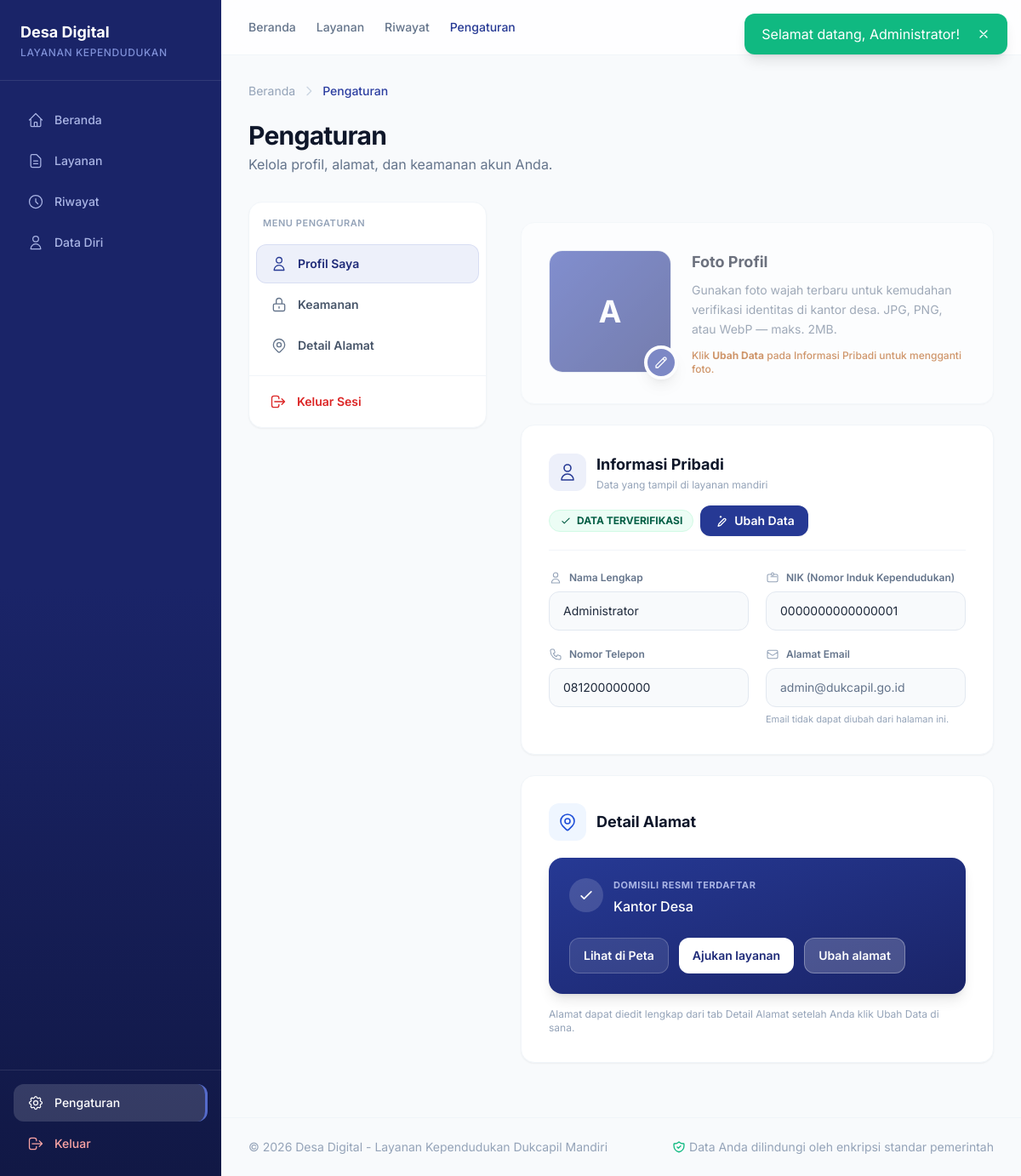
The page /settings.php (signed in) on the database its author committed.
### tables this page shows
CREATE TABLE IF NOT EXISTS `users` (
  `id` INT NOT NULL AUTO_INCREMENT,
  `nama_lengkap` VARCHAR(100) NOT NULL,
  `nik` VARCHAR(16) NOT NULL,
  `email` VARCHAR(100) NOT NULL,
  `no_hp` VARCHAR(20) DEFAULT NULL,
  `password` VARCHAR(255) NOT NULL,
  `alamat` TEXT DEFAULT NULL,
  `tempat_lahir` VARCHAR(100) DEFAULT NULL,
  `tanggal_lahir` DATE DEFAULT NULL,
  `jenis_kelamin` ENUM('L','P') DEFAULT NULL,
  `role` ENUM('user','admin') NOT NULL DEFAULT 'user',
  `avatar` VARCHAR(255) DEFAULT NULL,
  `created_at` TIMESTAMP NOT NULL DEFAULT CURRENT_TIMESTAMP,
  `updated_at` TIMESTAMP NOT NULL DEFAULT CURRENT_TIMESTAMP ON UPDATE CURRENT_TIMESTAMP,
  PRIMARY KEY (`id`),
  UNIQUE KEY `uk_users_nik` (`nik`),
  UNIQUE KEY `uk_users_email` (`email`)
);

### app/Views/masyarakat/settings.php (the view, shortened to what the rows shown need)
<?php
$user = $user ?? [];
$hasAvatar = !empty($user['avatar']);
?>
<div class="pb-8">
    <div class="mb-8 animate-fade-in animate-delay-1">
        <h1 class="text-3xl font-bold text-slate-900 tracking-tight">Pengaturan</h1>
    </div>
    <div class="flex flex-col lg:flex-row gap-8 lg:gap-10 animate-fade-in animate-delay-2">
        <div class="flex-1 min-w-0 space-y-6">
            <form id="settings-main-form" method="POST" action="<?= baseUrl('settings.php') ?>"
                enctype="multipart/form-data" class="space-y-6">
                <div id="settings-panel-profil" class="settings-panel space-y-6">
                    <div id="settings-foto-zone"
                        class="bg-white rounded-2xl border border-slate-100 shadow-sm p-6 lg:p-8 pointer-events-none opacity-60 saturate-75 transition-opacity">
                        <div class="flex flex-col sm:flex-row sm:items-start gap-6">
                            <div class="relative shrink-0 mx-auto sm:mx-0">
                                <div
                                    class="w-36 h-36 rounded-2xl bg-slate-100 overflow-hidden border border-slate-200 shadow-inner">
                                    <?php if ($hasAvatar): ?>
                                        <img src="<?= baseUrl('uploads/avatars/' . rawurlencode((string) $user['avatar'])) ?>"
                                            alt="" class="w-full h-full object-cover">
                                    <?php else: ?>
                                        <div
                                            class="w-full h-full flex items-center justify-center bg-gradient-to-br from-primary-500 to-primary-800 text-white text-4xl font-bold">
                                            <?= strtoupper(substr(trim((string) ($user['nama_lengkap'] ?? '')), 0, 1) ?: 'U') ?>
                                        </div>
                                    <?php endif; ?>
                                </div>
                            </div>
                        </div>
                    </div>
                    <div class="bg-white rounded-2xl border border-slate-100 shadow-sm p-6 lg:p-8">
                        <div class="grid grid-cols-1 md:grid-cols-2 gap-5">
                            <div>
                                <label class="flex items-center gap-2 text-xs font-semibold text-slate-500 mb-2">
                                    <svg class="w-4 h-4 text-slate-400" fill="none" stroke="currentColor"
                                        viewBox="0 0 24 24">
                                        <path stroke-linecap="round" stroke-linejoin="round" stroke-width="1.6"
                                            d="M16 7a4 4 0 11-8 0 4 4 0 018 0zM12 14a7 7 0 00-7 7h14a7 7 0 00-7-7z" />
                                    </svg>
                                    Nama Lengkap
                                </label>
                                <input type="text" id="settings-nama" name="nama_lengkap" required readonly
                                    value="<?= htmlspecialchars((string) ($user['nama_lengkap'] ?? '')) ?>"
                                    class="settings-profil-field w-full px-4 py-3 rounded-xl border border-slate-200 text-sm text-slate-800 bg-slate-50 cursor-default focus:outline-none focus:ring-2 focus:ring-primary-500/25 focus:border-primary-500">
                            </div>
                            <div>
                                <label class="flex items-center gap-2 text-xs font-semibold text-slate-500 mb-2">
                                    <svg class="w-4 h-4 text-slate-400" fill="none" stroke="currentColor"
                                        viewBox="0 0 24 24">
                                        <path stroke-linecap="round" stroke-linejoin="round" stroke-width="1.6"
                                            d="M10 6H5a2 2 0 00-2 2v9a2 2 0 002 2h14a2 2 0 002-2V8a2 2 0 00-2-2h-5m-4 0V5a2 2 0 114 0v1m-4 0a2 2 0 104 0m-5 4h10" />
                                    </svg>
                                    NIK (Nomor Induk Kependudukan)
                                </label>
                                <input type="text" id="settings-nik" name="nik" maxlength="16" required readonly inputmode="numeric"
                                    value="<?= htmlspecialchars((string) ($user['nik'] ?? '')) ?>"
                                    class="settings-profil-field w-full px-4 py-3 rounded-xl border border-slate-200 text-sm text-slate-800 bg-slate-50 cursor-default focus:outline-none focus:ring-2 focus:ring-primary-500/25 focus:border-primary-500">
                            </div>
                            <div>
                                <label class="flex items-center gap-2 text-xs font-semibold text-slate-500 mb-2">
                                    Nomor Telepon
                                </label>
                                <input type="text" id="settings-hp" name="no_hp" readonly
                                    value="<?= htmlspecialchars((string) ($user['no_hp'] ?? '')) ?>"
                                    class="settings-profil-field w-full px-4 py-3 rounded-xl border border-slate-200 text-sm text-slate-800 bg-slate-50 cursor-default focus:outline-none focus:ring-2 focus:ring-primary-500/25 focus:border-primary-500"
                                    placeholder="+62 …">
                            </div>
                            <div>
                                <label class="flex items-center gap-2 text-xs font-semibold text-slate-500 mb-2">
                                    <svg class="w-4 h-4 text-slate-400" fill="none" stroke="currentColor"
                                        viewBox="0 0 24 24">
                                        <path stroke-linecap="round" stroke-linejoin="round" stroke-width="1.6"
                                            d="M3 8l7.89 5.26a2 2 0 002.22 0L21 8M5 19h14a2 2 0 002-2V7a2 2 0 00-2-2H5a2 2 0 00-2 2v10a2 2 0 002 2z" />
                                    </svg>
                                    Alamat Email
                                </label>
                                <input type="email" readonly tabindex="-1"
                                    value="<?= htmlspecialchars((string) ($user['email'] ?? '')) ?>"
                                    class="w-full px-4 py-3 rounded-xl border border-slate-200 text-sm text-slate-500 bg-slate-50 cursor-not-allowed"
                                    title="Email mengikuti akun Anda saat registrasi / login">
                                <p class="text-[11px] text-slate-400 mt-1.5">Email tidak dapat diubah dari halaman ini.</p>
                            </div>
                        </div>
                    </div>
                </div>
            </form>
        </div>
    </div>
</div>

### rows shown on the page
users: nama_lengkap "A", nama_lengkap "Administrator", nik "0000000000000001", no_hp "081200000000", email "admin@dukcapil.go.id"

### other values the page prints
$flash['message'] "Selamat datang, Administrator!"
$formattedAlamat "Kantor Desa"
